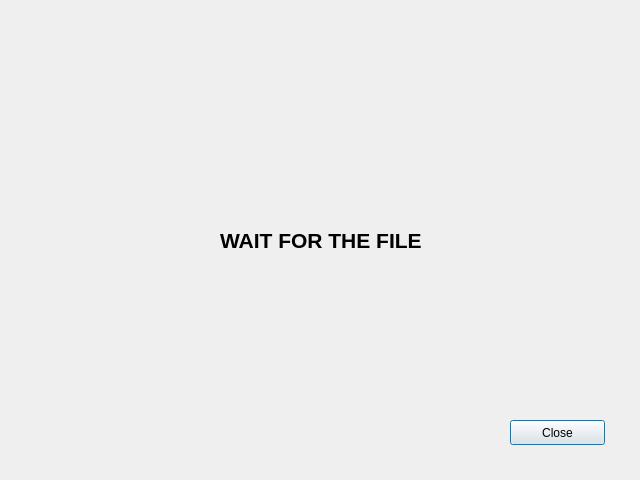
<?xml version="1.0" encoding="UTF-8"?>
<ui version="4.0">
 <class>Dialog_server</class>
 <widget class="QDialog" name="Dialog_server">
  <property name="geometry">
   <rect>
    <x>0</x>
    <y>0</y>
    <width>640</width>
    <height>480</height>
   </rect>
  </property>
  <property name="windowTitle">
   <string>Dialog</string>
  </property>
  <widget class="QLabel" name="Background_log">
   <property name="enabled">
    <bool>true</bool>
   </property>
   <property name="geometry">
    <rect>
     <x>0</x>
     <y>0</y>
     <width>640</width>
     <height>480</height>
    </rect>
   </property>
   <property name="minimumSize">
    <size>
     <width>640</width>
     <height>480</height>
    </size>
   </property>
   <property name="text">
    <string/>
   </property>
   <property name="pixmap">
    <pixmap resource="pictures.qrc">:/pictures/pictures/bluegalaxyblured.png</pixmap>
   </property>
   <property name="scaledContents">
    <bool>true</bool>
   </property>
  </widget>
  <widget class="QLabel" name="Logo_picture">
   <property name="geometry">
    <rect>
     <x>280</x>
     <y>40</y>
     <width>65</width>
     <height>80</height>
    </rect>
   </property>
   <property name="text">
    <string/>
   </property>
   <property name="pixmap">
    <pixmap resource="pictures.qrc">:/pictures/pictures/output-onlinepngtools.png</pixmap>
   </property>
   <property name="scaledContents">
    <bool>true</bool>
   </property>
  </widget>
  <widget class="QPushButton" name="close_Button">
   <property name="geometry">
    <rect>
     <x>510</x>
     <y>420</y>
     <width>95</width>
     <height>25</height>
    </rect>
   </property>
   <property name="text">
    <string>Close</string>
   </property>
  </widget>
  <widget class="QLabel" name="label">
   <property name="geometry">
    <rect>
     <x>220</x>
     <y>200</y>
     <width>201</width>
     <height>81</height>
    </rect>
   </property>
   <property name="font">
    <font>
     <pointsize>16</pointsize>
     <bold>true</bold>
     <strikeout>false</strikeout>
    </font>
   </property>
   <property name="text">
    <string>WAIT FOR THE FILE</string>
   </property>
  </widget>
 </widget>
 <resources>
  <include location="pictures.qrc"/>
 </resources>
 <connections/>
</ui>
